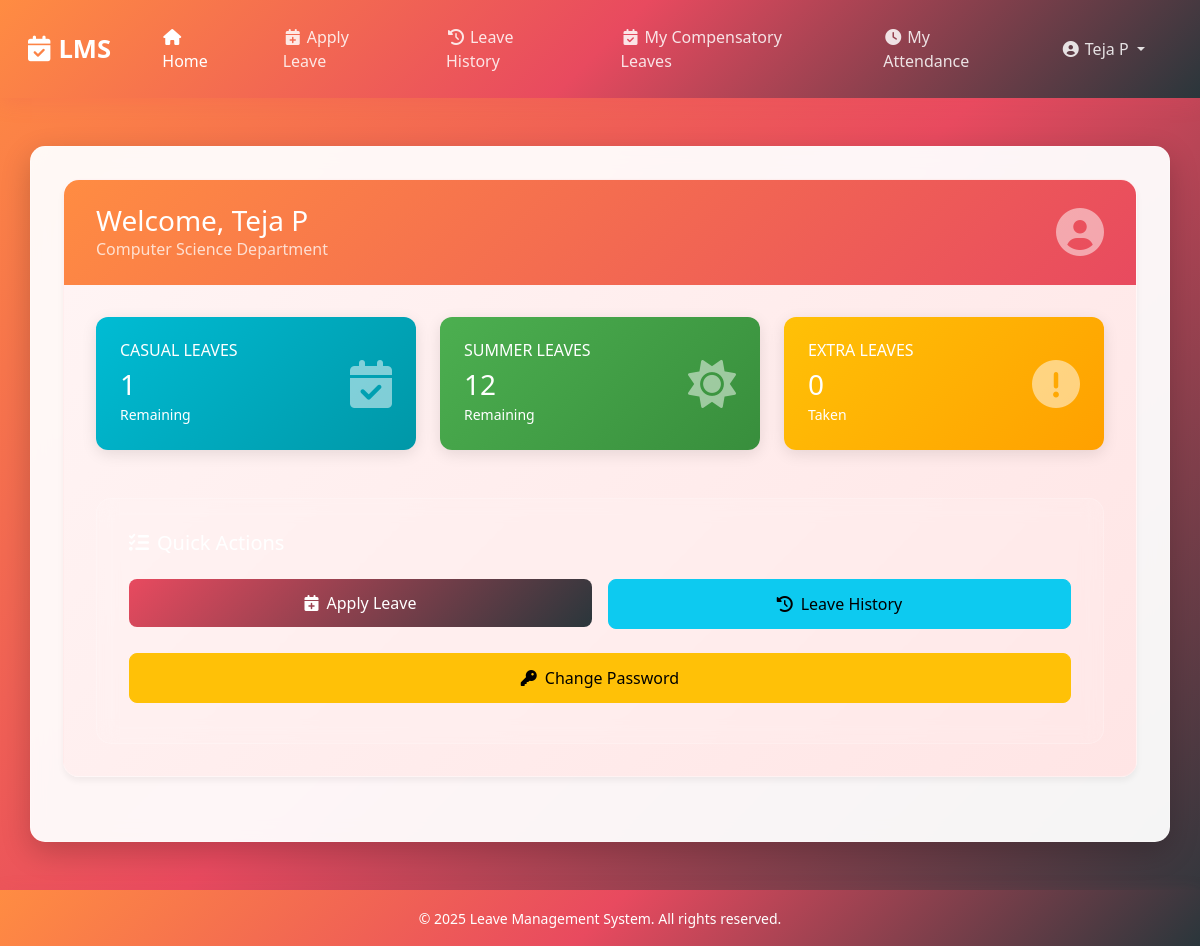
Page / (signed in) on the committed database.
### leave_management/models.py (models this page shows, shortened)
class Employee(AbstractUser):
    DEPARTMENT_CHOICES = [
        ('CSE', 'Computer Science'),
        ('ECE', 'Electronics and Communication'),
        ('EEE', 'Electrical and Electronics'),
        ('MECH', 'Mechanical'),
        ('CIVIL', 'Civil'),
        ('AI', 'Artificial Intelligence'),
        ('NON_TEACHING', 'Non Teaching'),
        ('MATH', 'Mathematics'),
        ('ENGLISH', 'English'),
    ]
    username = models.CharField(max_length=150, null=True, blank=True)
    employee_id = models.CharField(max_length=20, unique=True)
    department = models.CharField(max_length=20, choices=DEPARTMENT_CHOICES, default='CSE')
    is_admin = models.BooleanField(default=False)
    date_of_joining = models.DateField(default=timezone.now)
    experience = models.IntegerField(default=0, editable=False)  # Changed to IntegerField to store days
    casual_leaves_remaining = models.IntegerField(default=1)
    extra_leaves_taken = models.IntegerField(default=0)
    summer_leaves_remaining = models.IntegerField(default=5)
    last_leave_increment = models.DateField(default=timezone.now)
    phone_number = models.CharField(max_length=15, blank=True, null=True)
    current_salary = models.FloatField(default=0.0, blank=True, null=True)
    objects = EmployeeManager()
    USERNAME_FIELD = 'employee_id'
    REQUIRED_FIELDS = ['department']
    class Meta:
        verbose_name = 'Employee'
        verbose_name_plural = 'Employees'
        constraints = [
            models.UniqueConstraint(
                fields=['employee_id'],
                name='unique_employee_id_case_insensitive',
                condition=models.Q(employee_id__isnull=False)
            )
        ]

### leave_management/views.py (the view)
# urls.py: path('', views.home, name='home'),
@login_required
def home(request):
    if request.user.is_admin:
        return redirect('admin_home')
    return render(request, 'leave_management/home.html')

### leave_management/templates/leave_management/home.html (shortened to what this page needs)
{% extends 'leave_management/base.html' %}
{% block content %}
<div class="content-card bg-transparent">
    <div class="header">
        <div class="d-flex justify-content-between align-items-center">
            <div>
                <h3 class="mb-0 text-white">Welcome, {{ user.get_full_name }}</h3>
                <p class="mb-0 text-white opacity-75">{{ user.get_department_display }} Department</p>
            </div>
            <div class="text-end">
                <i class="fas fa-user-circle fa-3x text-white opacity-50"></i>
            </div>
        </div>
    </div>
    <div class="row g-4">
        <div class="col-md-4">
            <div class="stats-card casual">
                <div class="d-flex justify-content-between align-items-center">
                    <div>
                        <h6 class="text-uppercase mb-2">Casual Leaves</h6>
                        <h3 class="mb-0">{{ user.casual_leaves_remaining }}</h3>
                        <small>Remaining</small>
                    </div>
                    <div>
                        <i class="fas fa-calendar-check fa-3x opacity-50"></i>
                    </div>
                </div>
            </div>
        </div>
        <div class="col-md-4">
            <div class="stats-card summer">
                <div class="d-flex justify-content-between align-items-center">
                    <div>
                        <h6 class="text-uppercase mb-2">Summer Leaves</h6>
                        <h3 class="mb-0">{{ user.summer_leaves_remaining }}</h3>
                        <small>Remaining</small>
                    </div>
                    <div>
                        <i class="fas fa-sun fa-3x opacity-50"></i>
                    </div>
                </div>
            </div>
        </div>
        <div class="col-md-4">
            <div class="stats-card extra">
                <div class="d-flex justify-content-between align-items-center">
                    <div>
                        <h6 class="text-uppercase mb-2">Extra Leaves</h6>
                        <h3 class="mb-0">{{ user.extra_leaves_taken }}</h3>
                        <small>Taken</small>
                    </div>
                    <div>
                        <i class="fas fa-exclamation-circle fa-3x opacity-50"></i>
                    </div>
                </div>
            </div>
        </div>
    </div>
    <div class="quick-actions">
        <h5 class="mb-4"><i class="fas fa-tasks me-2"></i>Quick Actions</h5>
        <div class="row g-3">
            <div class="col-md-6">
                <a href="{% url 'apply_leave' %}" class="btn btn-primary w-100 d-flex align-items-center justify-content-center">
                    <i class="fas fa-calendar-plus me-2"></i>Apply Leave
                </a>
            </div>
            <div class="col-md-6">
                <a href="{% url 'leave_history' %}" class="btn btn-info w-100 d-flex align-items-center justify-content-center">
                    <i class="fas fa-history me-2"></i>Leave History
                </a>
            </div>
            <div class="col-md-12">
                <a href="{% url 'change_password' %}" class="btn btn-warning w-100 d-flex align-items-center justify-content-center">
                    <i class="fas fa-key me-2"></i>Change Password
                </a>
            </div>
        </div>
    </div>
</div>
{% endblock %}

### leave_management/templates/leave_management/base.html (shortened to what this page needs)
{% load static %}
<!DOCTYPE html>
<html lang="en">
<head>
    <link href="https://cdn.jsdelivr.net/npm/bootstrap@5.3.0/dist/css/bootstrap.min.css" rel="stylesheet">
    <link rel="stylesheet" href="https://cdnjs.cloudflare.com/ajax/libs/font-awesome/6.0.0/css/all.min.css">
</head>
<body>
    <nav class="navbar navbar-expand-lg navbar-dark bg-primary">
        <div class="container-fluid">
            <a class="navbar-brand" href="{% if user.is_admin %}{% url 'admin_home' %}{% else %}{% url 'home' %}{% endif %}">
                <i class="fas fa-calendar-check me-2"></i>LMS
            </a>
            <div class="collapse navbar-collapse" id="navbarNav">
                {% if user.is_authenticated %}
                <ul class="navbar-nav me-auto">
                    {% if user.is_admin %}
                    <li class="nav-item dropdown">
                        <a class="nav-link dropdown-toggle" href="#" id="employeesDropdown" role="button" data-bs-toggle="dropdown" aria-expanded="false">
                            <i class="fas fa-users me-2"></i>Employees
                        </a>
                        <ul class="dropdown-menu" aria-labelledby="employeesDropdown">
                            <li><a class="dropdown-item" href="{% url 'employee_list' %}"><i class="fas fa-list me-2"></i>Employee List</a></li>
                            <li><a class="dropdown-item" href="{% url 'register_employee' %}"><i class="fas fa-user-plus me-2"></i>Add Employee</a></li>
                            <li><a class="dropdown-item" href="{% url 'bulk_register' %}"><i class="fas fa-file-import me-2"></i>Bulk Register</a></li>
                            <li><hr class="dropdown-divider"></li>
                            <li><a class="dropdown-item" href="{% url 'admin_change_user_password' %}"><i class="fas fa-key me-2"></i>Change Employee Password</a></li>
                            <li><a class="dropdown-item" href="{% url 'delete_employee' %}"><i class="fas fa-user-minus me-2"></i>Delete Employee</a></li>
                            <li><a class="dropdown-item" href="{% url 'bulk_delete_employees' %}"><i class="fas fa-users-slash me-2"></i>Bulk Delete</a></li>
                        </ul>
                    </li>
                    <li class="nav-item dropdown">
                        <a class="nav-link dropdown-toggle" href="#" id="leaveDropdown" role="button" data-bs-toggle="dropdown">
                            <i class="fas fa-calendar-alt me-1"></i>Leave Management
                        </a>
                        <ul class="dropdown-menu">
                            <li><a class="dropdown-item" href="{% url 'leave_applications' %}">Pending Applications</a></li>
                            <li><a class="dropdown-item" href="{% url 'employee_leave_history' %}">Leave History</a></li>
                            <li><hr class="dropdown-divider"></li>
                            <li><a class="dropdown-item" href="{% url 'todays_leave' %}">Today's Leave</a></li>
                            <li><a class="dropdown-item" href="{% url 'employees_on_date' %}">Leave by Date</a></li>
                        </ul>
                    </li>
                    <li class="nav-item">
                        <a class="nav-link" href="{% url 'manage_compensatory_leave' %}">
                            <i class="fas fa-calendar-check me-1"></i>Compensatory Leave
                        </a>
                    </li>
                    <li class="nav-item dropdown">
                        <a class="nav-link dropdown-toggle" href="#" id="holidayDropdown" role="button" data-bs-toggle="dropdown">
                            <i class="fas fa-gift me-1"></i>Holidays
                        </a>
                        <ul class="dropdown-menu">
                            <li><a class="dropdown-item" href="{% url 'manage_holidays' %}">Manage Holidays</a></li>
                            <li><a class="dropdown-item" href="{% url 'bulk_holiday_register' %}">Bulk Register</a></li>
                        </ul>
                    </li>
                    <li class="nav-item">
                        <a class="nav-link" href="{% url 'admin_attendance' %}">
                            <i class="fas fa-clock me-1"></i>Attendance
                        </a>
                    </li>
                    <li class="nav-item">
                        <a class="nav-link" href="{% url 'reports' %}">
                            <i class="fas fa-chart-bar me-1"></i>Reports
                        </a>
                    </li>
                    <!-- <li class="nav-item">
                        <a class="nav-link position-relative" href="{% url 'notifications' %}">
                            <i class="fas fa-bell me-1"></i>Notifications
                            <span class="position-absolute top-0 start-100 translate-middle badge rounded-pill bg-danger notification-badge" id="navNotificationBadge" style="display: none;">
                                <span id="navNotificationCount">0</span>
                                <span class="visually-hidden">failed login attempts</span>
                            </span>
                        </a>
                    </li> -->
                    {% else %}
                    <li class="nav-item">
                        <a class="nav-link" href="{% url 'home' %}">
                            <i class="fas fa-home me-1"></i>Home
                        </a>
                    </li>
                    <li class="nav-item">
                        <a class="nav-link" href="{% url 'apply_leave' %}">
                            <i class="fas fa-calendar-plus me-1"></i>Apply Leave
                        </a>
                    </li>
                    <li class="nav-item">
                        <a class="nav-link" href="{% url 'leave_history' %}">
                            <i class="fas fa-history me-1"></i>Leave History
                        </a>
                    </li>
                    <li class="nav-item">
                        <a class="nav-link" href="{% url 'my_compensatory_leaves' %}">
                            <i class="fas fa-calendar-check me-1"></i>My Compensatory Leaves
                        </a>
                    </li>
                    <li class="nav-item">
                        <a class="nav-link" href="{% url 'user_attendance' %}">
                            <i class="fas fa-clock me-1"></i>My Attendance
                        </a>
                    </li>
                    {% endif %}
                </ul>
                <ul class="navbar-nav">
                    <li class="nav-item dropdown">
                        <a class="nav-link dropdown-toggle" href="#" id="userDropdown" role="button" data-bs-toggle="dropdown" aria-expanded="false">
                            <i class="fas fa-user-circle me-1"></i>{{ user.get_full_name|default:user.employee_id }}
                        </a>
                    </li>
                </ul>
                {% endif %}
            </div>
        </div>
    </nav>
    <div class="main-content">
        <div class="container glass-container">
            {% block content %}
            {% endblock %}
        </div>
    </div>
    <footer class="footer text-center">
        <div class="container">
            <small>&copy; {% now "Y" %} Leave Management System. All rights reserved.</small>
        </div>
    </footer>
</body>
</html>

### rows in the picture
Employee: get_full_name "Teja P", department "Computer Science", casual_leaves_remaining "1", summer_leaves_remaining "12", extra_leaves_taken "0"
